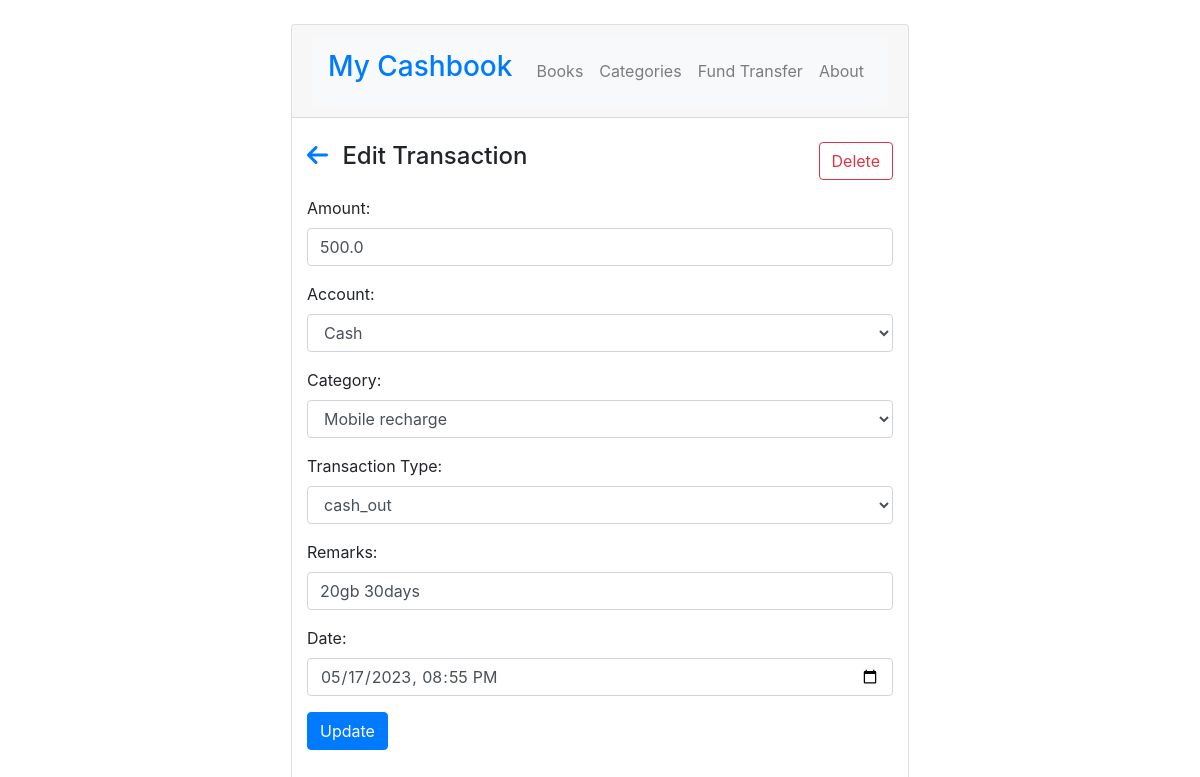
Page /cashbook/transaction/edit/19/ on the earlier database version.
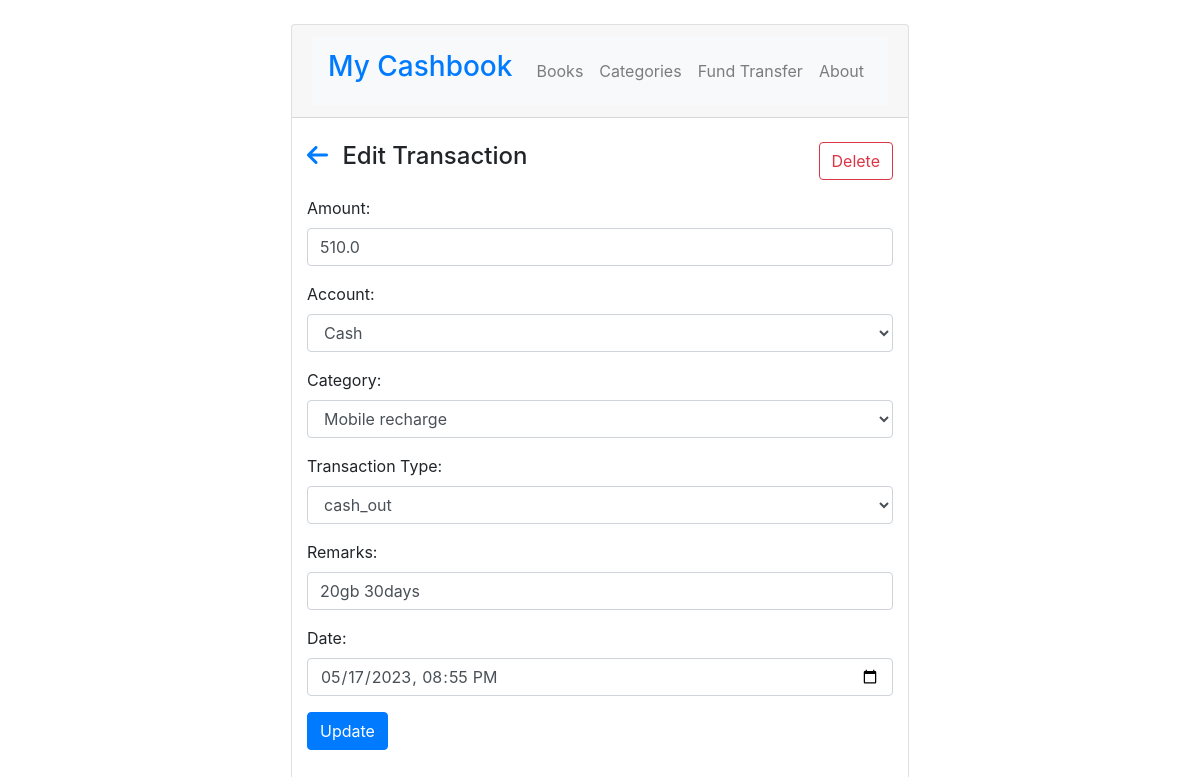
Same page on the later database version.
### cashbook/models.py (models this page shows, shortened)
class Transaction(models.Model):
    amount          = models.FloatField(default=0)
    account_id      = models.ForeignKey(Account, on_delete=models.CASCADE)
    category_id     = models.ForeignKey(Category, on_delete=models.CASCADE)
    trx_type_id     = models.ForeignKey(TrxType, on_delete=models.CASCADE)
    remarks         = models.CharField(max_length=100)
    create_date     = models.DateTimeField("date created")

class Account(models.Model):
    name            = models.CharField(max_length=20)
    initial_balance = models.FloatField(default=0)

class Category(models.Model):
    name = models.CharField(max_length=20)

class TrxType(models.Model):
    name = models.CharField(max_length=10)

### cashbook/views.py (the view)
# urls.py: path('transaction/edit/<int:transaction_id>/', views.edit_transaction, name='edit_transaction'),
def edit_transaction(request, transaction_id):
    transaction = get_object_or_404(Transaction, pk=transaction_id)
    if request.method == 'POST':
        form = TransactionForm(request.POST, instance=transaction)
        if form.is_valid():
            form.save()
            return redirect('cashbook:index')  # Replace with the appropriate URL name for the transaction list
    else:
        form = TransactionForm(instance=transaction)
    if request.method == 'POST':
        account_id = request.POST['account']
        account = get_object_or_404(Account, pk=account_id)
        transaction.account_id = account
        category_id = request.POST['category']
        category = get_object_or_404(Category, pk=category_id)
        transaction.category_id = category
        trx_id = request.POST['trx_type']
        trx_type = get_object_or_404(TrxType, pk=trx_id)
        transaction.trx_type_id = trx_type
        transaction.amount          = request.POST['amount']
        transaction.remarks         = request.POST['remarks']
        transaction.create_date     = request.POST['create_date']
        transaction.save()
        return redirect('cashbook:index')  # Replace with the appropriate URL name for the transaction list
    else:
        categories    = Category.objects.all()
        accounts      = Account.objects.all()
        trx_types     = TrxType.objects.all()
        context = {
            'form': form,
            'transaction': transaction,
            'categories'    : categories,
            'accounts'      : accounts,
            'trx_types'     : trx_types
        }
        return render(request, 'cashbook/transaction_edit.html', context)

### cashbook/forms.py
class TransactionForm(forms.ModelForm):
    class Meta:
        model = Transaction
        fields = ['amount', 'account_id', 'category_id', 'trx_type_id', 'remarks', 'create_date']

### cashbook/templates/cashbook/transaction_edit.html (shortened to what this page needs)
{% extends "cashbook/base.html" %}
{% block content %}
<div class="container">
  <div class="d-flex justify-content-between mt-4">
    <h4><a href="{% url 'cashbook:index' %}" type="button" class="mr-2"> <i class="fa fa-arrow-left"></i> </a> Edit Transaction</h4>
    <form id="delete-form" action="{% url 'cashbook:delete_transaction' %}" method="POST">
      <div class="form-group">
        <input id="delete-button" type="submit" class="btn btn-outline-danger" value="Delete">
      </div>
    </form>
  </div>
    <form id="update-form" action="{% url 'cashbook:edit_transaction' transaction.id %}" method="POST">
      <div class="form-group">
        <label for="amount">Amount:</label>
        <input type="number" class="form-control" name="amount" value="{{ transaction.amount }}" required>
      </div>
      <div class="form-group">
        <label for="account">Account:</label>
        <select class="form-control" name="account" required>
          {% for account in accounts %}
          <option value="{{ account.id }}" {% if account.id == transaction.account_id.id %}selected{% endif %}>{{ account.name }}</option>
          {% endfor %}
        </select>
      </div>
      <div class="form-group">
        <label for="category">Category:</label>
        <select class="form-control" name="category" required>
          {% for category in categories %}
          <option value="{{ category.id }}" {% if category.id == transaction.category_id.id %}selected{% endif %}>{{ category.name }}</option>
          {% endfor %}
        </select>
      </div>
      <div class="form-group">
        <label for="trx_type">Transaction Type:</label>
        <select class="form-control" name="trx_type" required>
          {% for trx_type in trx_types %}
          <option value="{{ trx_type.id }}" {% if trx_type.id == transaction.trx_type_id.id %}selected{% endif %}>{{ trx_type.name }}</option>
          {% endfor %}
        </select>
      </div>
      <div class="form-group">
        <label for="remarks">Remarks:</label>
        <input type="text" class="form-control" name="remarks" value="{{ transaction.remarks }}" required>
      </div>
      <div class="form-group">
        <label for="create_date">Date:</label>
        <input type="datetime-local" class="form-control" name="create_date" value="{{ transaction.create_date|date:'Y-m-d\TH:i' }}" required>
      </div>
      <div class="form-group">
        <input type="submit" class="btn btn-primary" value="Update">
      </div>
    </form>
  </div>
{% endblock %}

Differences in the rows shown:
changed Transaction "20gb 30days": amount "500.0" → "510.0"
